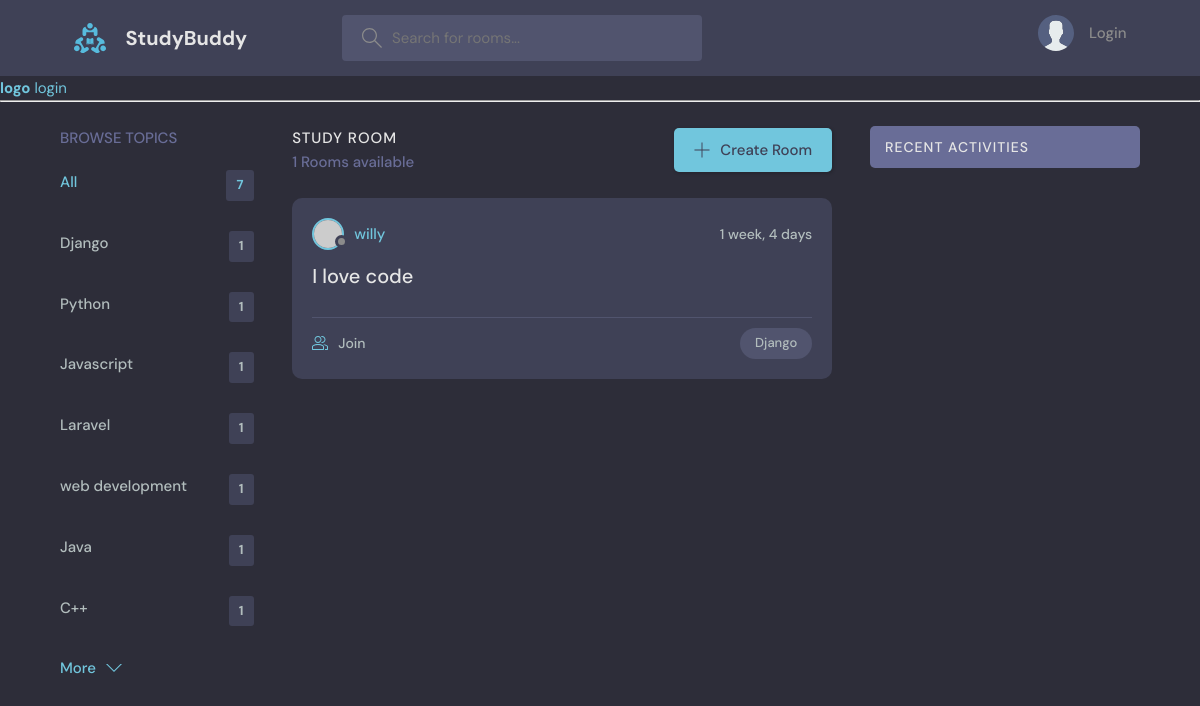
Screenshot of /?q=Django with the database file from the repository.
### base/models.py (models this page shows, shortened)
class Topic(models.Model):
    name = models.CharField(max_length=200)

class Room(models.Model):
    host = models.ForeignKey(User, on_delete=models.SET_NULL, null=True)
    topic = models.ForeignKey(Topic,on_delete=models.SET_NULL, null=True)
    name = models.CharField(max_length=200)
    description = models.TextField(null=True, blank=True)
    participants = models.ManyToManyField(User, related_name="participants", blank=True)
    update = models.DateTimeField(auto_now=True)
    created = models.DateTimeField(auto_now_add=True)
    class Meta:
        ordering = ['-update', '-created']

### base/views.py (the view)
# urls.py: 2. Add a URL to urlpatterns:  path('', views.home, name='home')
def home(request):
    q = request.GET.get('q') if request.GET.get('q') is not None else ''
    rooms = Room.objects.filter(Q(topic__name__icontains=q) |
     Q(name__icontains=q) | Q(description__icontains=q)
     )
    room_count = rooms.count()
    topics = Topic.objects.all()
    room_messages = Message.objects.filter(Q(room__topic__name__icontains=q))
    context = {'rooms': rooms, 'topics': topics, 'room_count': room_count, 'room_messages': room_messages}
    return render(request, 'home.html', context)

### templates/home.html (shortened to what this page needs)
{% extends 'main.html'%}
{% block content%}
  <main class="layout layout--3">
    <div class="container">
        {% include 'base/topics_component.html' %}
      <div class="roomList">
        <div class="roomList__header">
          <div>
            <h2>Study Room</h2>
            <p>{{room_count}} Rooms available</p>
          </div>
          <a class="btn btn--main" href="{% url 'create-room' %}">
            <svg version="1.1" xmlns="http://www.w3.org/2000/svg" width="32" height="32" viewBox="0 0 32 32">
              <title>add</title>
              <path
                d="M16.943 0.943h-1.885v14.115h-14.115v1.885h14.115v14.115h1.885v-14.115h14.115v-1.885h-14.115v-14.115z"
              ></path>
            </svg>
            Create Room
          </a>
        </div>
        {% include 'base/feed_component.html'%}
      </div>
      {% include 'base/activitiy_component.html'%}
    </div>
  </main>
{%endblock content%}

### base/templates/base/topics_component.html
<div class="topics">
    <div class="topics__header">
        <h2>Browse Topics</h2>
    </div>
    <ul class="topics__list">
        <li>
            <a href="{% url 'home'%}" class="active">All <span>{{topics.count}}</span></a>
        </li>
        {% for topic in topics%}
        <li>
            <a href="{% url 'home'%}?q={{topic.name}}">{{topic.name}} <span>{{topic.room_set.all.count}}</span></a>
        </li>
        {% endfor %}
    </ul>
    <a class="btn btn--link" href="topics.html">
        More
        <svg version="1.1" xmlns="http://www.w3.org/2000/svg" width="32" height="32" viewBox="0 0 32 32">
            <title>chevron-down</title>
            <path d="M16 21l-13-13h-3l16 16 16-16h-3l-13 13z"></path>
        </svg>
    </a>
</div>

### base/templates/base/feed_component.html (shortened to what this page needs)
{% for room in rooms%}
<div class="roomListRoom">
    <div class="roomListRoom__header">
        <a href="{% url 'user-profile' room.host.id %}" class="roomListRoom__author">
            <div class="avatar avatar--small">
                <img src="https://randomuser.me/api/portraits/women/11.jpg" />
            </div>
            <span>{{room.host.username}}</span>
        </a>
        <div class="roomListRoom__actions">
            <span>{{room.created | timesince}}</span>
        </div>
    </div>
    <div class="roomListRoom__content">
        <a href="{% url 'room' room.id %}">{{room.name}}</a>
    </div>
    <div class="roomListRoom__meta">
        <a href="{% url 'room' room.id %}" class="roomListRoom__joined">
            {{rooms.portraits.all.count}} Join
        </a>
        <p class="roomListRoom__topic">{{room.topic.name}}</p>
    </div>
</div>
{% endfor %}

### static/styles/style.css (style rules this page uses)
:root { --color-main: #71c6dd; --color-main-light: #e1f6fb; --color-dark: #3f4156; --color-dark-medium: #51546e; --color-dark-light: #696d97; --color-light: #e5e5e5; --color-gray: #8b8b8b; --color-light-gray: #b2bdbd; --color-bg: #2d2d39; --color-success: #5dd693; --color-error: #fc4b0b; }
* { font-family: "DM Sans", -apple-system, BlinkMacSystemFont, "Segoe UI", Roboto, Oxygen, Ubuntu, Cantarell, "Open Sans", "Helvetica Neue", sans-serif; margin: 0; padding: 0; box-sizing: border-box; text-rendering: optimizeLegibility; font-size: inherit; }
html { font-size: 56.25%; }
@media only screen and (min-width: 1200px) { html { font-size: 62.5%; } }
body { line-height: 1.6; font-weight: 400; font-size: 1.5rem; color: var(--color-light-gray); background-color: var(--color-bg); min-height: 100vh; }
img { width: 100%; }
a { display: inline-block; color: var(--color-main); text-decoration: none; }
.container { max-width: 120rem; width: 90%; margin: auto; }
.btn { background-color: transparent; border: none; display: inline-flex; align-items: center; gap: 1rem; cursor: pointer; transition: all ease-in-out 0.3s; padding: 1rem 2rem; border-radius: 5px; box-shadow: 1px 1px 3px 1px rgba(0, 0, 0, 0.15); font-weight: 500; }
.btn--link { border-radius: 0; padding: 0; color: var(--color-main); box-shadow: none; }
.btn--main { background-color: var(--color-main); color: var(--color-dark); }
.btn > svg { fill: currentColor; width: 1.6rem; height: 1.6rem; }
.avatar { position: relative; display: inline-block; border-radius: 50%; border: 2px solid var(--color-main); }
.avatar img { display: block; border-radius: 50%; object-fit: cover; object-position: center; }
.avatar::after { content: ""; display: block; position: absolute; background-color: var(--color-gray); z-index: 111; border-radius: 50%; border: 0.3rem solid var(--color-dark); }
.avatar.avatar--small img { width: 2.8rem; height: 2.8rem; }
.avatar.avatar--small:after { width: 0.7rem; height: 0.7rem; bottom: 0px; right: -6px; }
.layout { margin-top: 2.4rem; }
.layout > .container { display: flex; justify-content: space-between; align-items: flex-start; }
.layout--3 > .container > div:first-child { flex-basis: 18%; max-width: 22.5rem; }
.layout--3 > .container > div:nth-child(2) { flex-basis: 50%; }
.topics__header { margin-bottom: 2rem; }
.topics__header h2 { text-transform: uppercase; font-weight: 500; color: var(--color-dark-light); }
.topics__list { list-style: none; }
.topics__list li a { display: flex; justify-content: space-between; margin-bottom: 3rem; font-weight: 500; color: var(--color-light-gray); transition: all 0.3s ease-in-out; }
.topics__list li a.active, .topics__list li a:hover { color: var(--color-main); }
.topics__list li a span { padding: 0.5rem 1rem; background-color: var(--color-dark); border-radius: 3px; font-size: 1.3rem; font-weight: 700; letter-spacing: 1px; }
.roomList__header { display: flex; justify-content: space-between; align-items: center; margin-bottom: 2.4rem; }
.roomList__header h2 { text-transform: uppercase; font-weight: 500; color: var(--color-light); letter-spacing: 1px; }
.roomList__header p { font-weight: 500; color: var(--color-dark-light); }
.roomListRoom { margin-bottom: 2.4rem; background-color: var(--color-dark); border-radius: 1rem; padding: 2rem; }
.roomListRoom__header { display: flex; justify-content: space-between; align-items: center; }
.roomListRoom__author { font-weight: 500; display: flex; align-items: center; gap: 1rem; }
.roomListRoom__actions { display: flex; align-items: flex-start; gap: 1rem; position: relative; }
.roomListRoom__actions span { font-size: 1.4rem; font-weight: 500; }
.roomListRoom__content { margin: 1rem 0; }
.roomListRoom__content a { font-size: 2rem; font-weight: 500; margin-bottom: 1.5rem; color: var(--color-light); transition: all 0.3s ease-in-out; }
.roomListRoom__meta { border-top: 1px solid var(--color-dark-medium); padding-top: 1rem; display: flex; align-items: center; justify-content: space-between; }
.roomListRoom__joined { color: var(--color-light-gray); display: flex; align-items: center; gap: 1rem; font-size: 1.4rem; font-weight: 500; }
.roomListRoom__joined svg { fill: var(--color-main); width: 1.6rem; height: 1.6rem; }
.roomListRoom__topic { padding: 5px 1.5rem; background-color: var(--color-dark-medium); border-radius: 5rem; font-weight: 500; font-size: 1.3rem; }

### rows the page displays
Topic: name "Django", room_set.all.count "1"
Topic: name "Python", room_set.all.count "1"
Topic: name "Javascript", room_set.all.count "1"
Topic: name "Laravel", room_set.all.count "1"
Topic: name "web development", room_set.all.count "1"
Topic: name "Java", room_set.all.count "1"
Topic: name "C++", room_set.all.count "1"
Room: host.username "willy", created "1 week, 4 days", name "I love code", topic.name "Django"

### other values shown
{{ topics.count }} "7"
{{ room_count }} "1"
